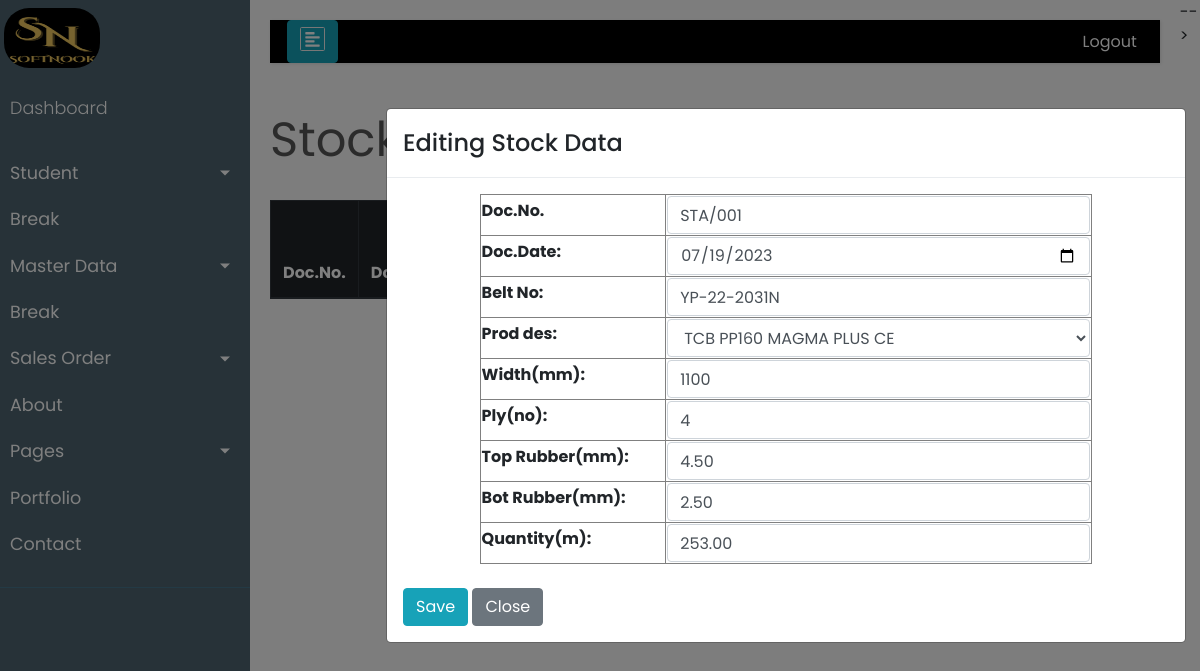
Before: /product/edit-stock/7/ with the older database file.
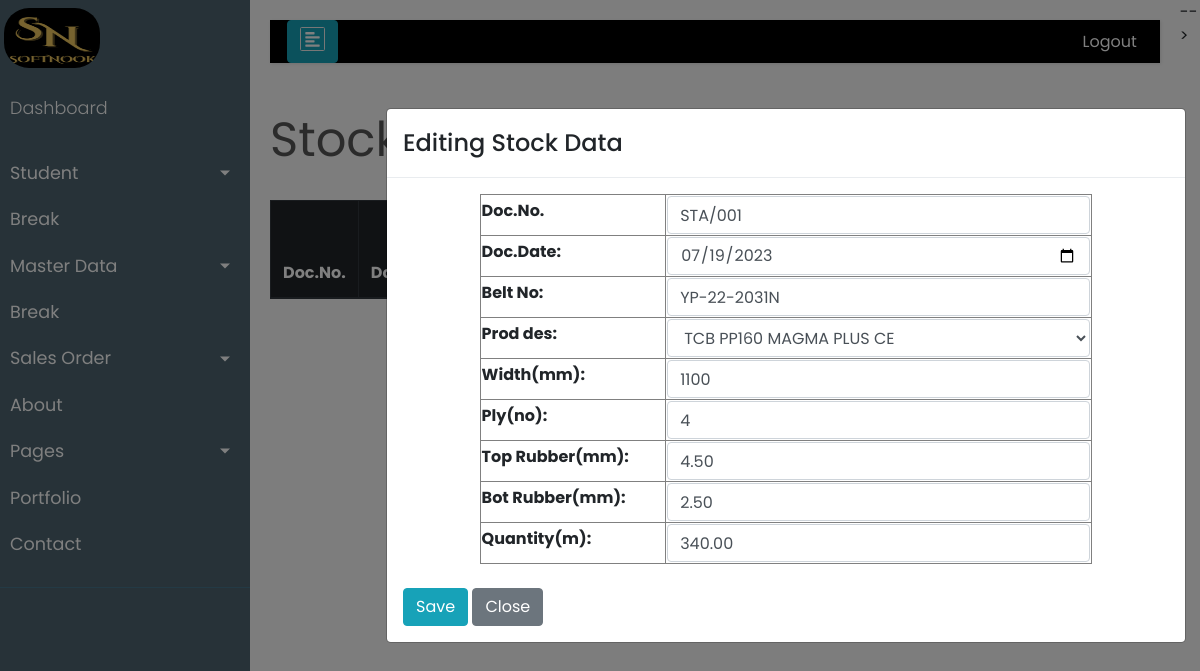
After: the same page with the newer database file.
### product/models.py (models this page shows, shortened)
class Stock(models.Model):
    id              = models.AutoField(primary_key=True)
    doc_no          = models.CharField(verbose_name='Doc.No.', max_length=20, null=True, blank=True)
    doc_dt          = models.DateField(verbose_name='Doc.Date', null=True, blank=True)
    belt_no         = models.CharField(verbose_name='Belt No', max_length=20, unique=True, null=True, blank=True)
    name            = models.CharField(verbose_name='Item Code', max_length=10, null=True, blank=True)
    prod_des        = models.ForeignKey(Product, on_delete = models.CASCADE, related_name='proddesc')
    item_text       = models.CharField(verbose_name='Item Description', max_length=100, null=True, blank=True)
    width           = models.IntegerField(verbose_name='Width(mm)',validators=[MinValueValidator(500), MaxValueValidator(1800)],null=True, blank=True)
    ply             = models.IntegerField(verbose_name='Ply(no)',validators=[MinValueValidator(2), MaxValueValidator(8)],null=True, blank=True)
    tr              = models.DecimalField(verbose_name='Top Rubber(mm)',validators=[MinValueValidator(1.5), MaxValueValidator(20.00)],max_digits=5, decimal_places=2,null=True,blank=True)
    br              = models.DecimalField(verbose_name='Bot Rubber(mm)',validators=[MinValueValidator(1.5), MaxValueValidator(20.00)],max_digits=5, decimal_places=2,null=True,blank=True)
    quantity        = models.DecimalField(verbose_name='Quantity(m)',validators=[MinValueValidator(10), MaxValueValidator(450.00)],max_digits=6, decimal_places=2,null=True,blank=True)
    is_deleted      = models.BooleanField(default=False)
    created_date    = models.DateTimeField(auto_now_add=True)
    modified_date   = models.DateTimeField(auto_now=True)
    fk_email 	    = models.ForeignKey(Account,verbose_name="email key", on_delete=models.CASCADE, null=True, blank=True)

### product/views.py (the view)
# urls.py: path('edit-stock/<str:stock_id>/', edit_stock, name='edit-stock'),
def edit_stock(request, stock_id):
    stock = get_object_or_404(Stock, pk=stock_id)
    if request.method == 'POST':
        form = StockForm(request.POST, instance=stock)
        if form.is_valid():
            stock_item = form.save(commit=False)
            stock_item.save()
            return redirect('product:stock-list')
    else:
        form = StockForm(instance=stock)
    return render(request, 'product/edit_stock.html', {'form': form})

### product/models.py (called while the page is built)
    def __str__(self):
        return f'{self.prod_des}'

### product/templates/product/edit_stock.html (shortened to what this page needs)
<!doctype html>
<html lang="en">
	{% block content %}
	{% include "product/stock_list.html" %}
  <head>
  </head>
  <body>
  <br>
  <br>
  <br>
  <div class="modal fade" id="myModal" role="dialog" >
    <div class="modal-dialog" >
      <div class="modal-content">
        <div class="modal-header">
            <h4 class="modal-title">Editing Stock Data</h4>
        </div>
        <div class="modal-body">
          <form method="POST">
		  <table id="my-table" class="container" style="width:80%;" border="1">
				{{ form }}
		  </table>
		  <br>
			{% if error_message %}
                            <div class="alert alert-danger">
                                {{ error_message|safe }}
                            </div>
            {% else %}
							<button type="submit" style="text-align:left;" class="btn btn-info">Save</button>
							<button type="button"  class="btn btn-secondary" id="closeModalBtn" data-dismiss="modal">Close</button>
			{% endif %}
		</form>
        </div>
      </div>
    </div>
  </div>
{% endblock content %}
</body>
</html>

Changed rows visible on the page:
changed Stock "STA/001": quantity "253.00" → "340.00"
